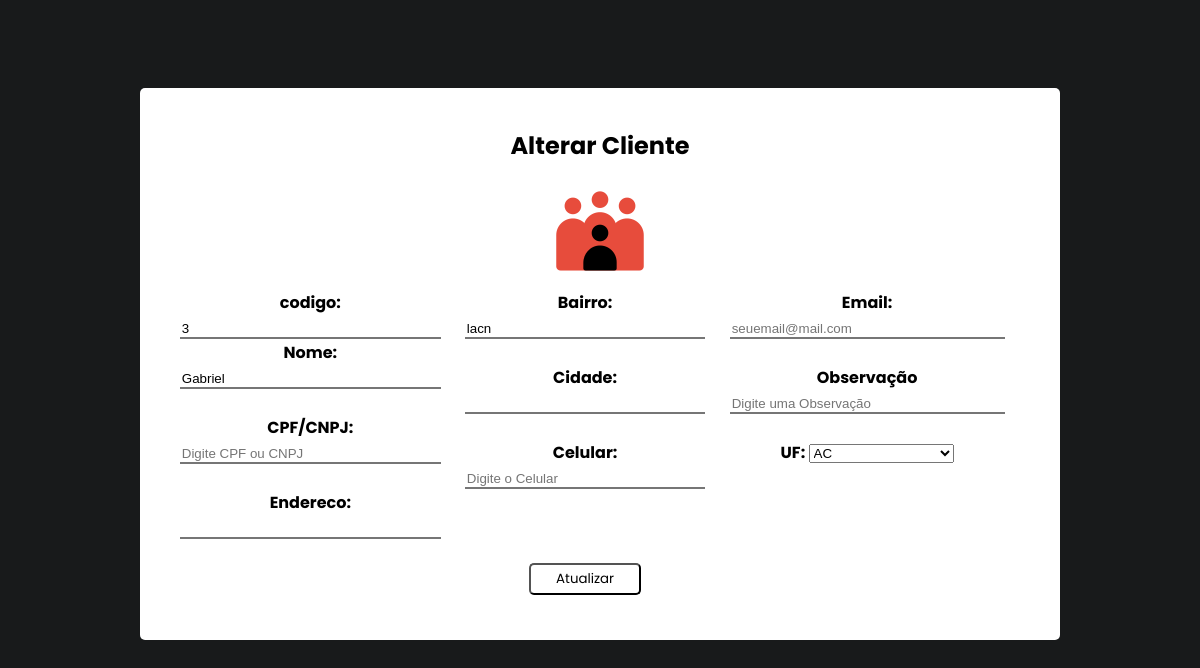
The page /alteracao/alteracao_bd_Cliente.php on the database its author committed.
### tables this page shows
CREATE TABLE IF NOT EXISTS `cliente` (
  `cli_cod` int(11) NOT NULL AUTO_INCREMENT,
  `cli_nome` varchar(30) NOT NULL,
  `cli_cpf_cnpj` varchar(30) NOT NULL,
  `cli_endereco` varchar(30) NOT NULL,
  `cli_bairro` varchar(30) NOT NULL,
  `cli_cidade` varchar(30) NOT NULL,
  `cli_uf` varchar(2) NOT NULL,
  `cli_celular` varchar(30) NOT NULL,
  `cli_email` varchar(30) NOT NULL,
  `cli_obs` varchar(100) NOT NULL,
  PRIMARY KEY (`cli_cod`)
);

### alteracao/alteracao_bd_Cliente.php (the view, shortened to what this page needs)
<!DOCTYPE html>
<html lang="pt-BR">
<head>
  <link rel="stylesheet" href="style.css" />
</head>
<body>
  <section>
    <form action="../php_action/updateCliente.php" method="POST">
      <div class="container">
        <div class="card">
          <h2>Alterar Cliente</h2>
          <center>
            <img src="../assets/img/clientes.png" width="100px" />
          </center>
          <div class="card-content">
            <div class="linha">
              <?php
              require_once '../php_action/db_connect.php';
              $id = $_GET['id'];
              $sql = ("SELECT * FROM cliente WHERE cli_cod LIKE \"%$id%\" group by 1");
              $resultado = mysqli_query($connect, $sql);
              while ($dados = mysqli_fetch_array($resultado)) {
                $nome = $dados['cli_nome'];
                $codigo = $dados['cli_cod'];
                $cpfcnpj = $dados['cli_cpf_cnpj'];
                $endereco = $dados['cli_endereco'];
                $bairro = $dados['cli_bairro'];
                $cidade = $dados['cli_cidade'];
                $uf = $dados['cli_uf'];
                $telefone = $dados['cli_celular'];
                $email = $dados['cli_email'];
                $obs = $dados['cli_obs'];
              }
              ?>
              <div class="card-content-area">
                <label for="nome">codigo:</label>
                <input type="text" placeholder="" name="codigo" value="<?php echo $codigo ?>" onkeypress="return somenteNumeros()" />
              </div>
              <div class="card-content-area">
                <label for="nome">Nome:</label>
                <input type="text" placeholder="Digite o Nome" onkeypress="return somenteLetras()" name="nome" value="<?php echo $nome ?>" />
              </div>
              <br />
              <div class="card-content-area">
                <label for="cpf">CPF/CNPJ:</label>
                <input type="text" placeholder="Digite CPF ou CNPJ" name="cpfcnpj" class="cpf-mascara" value="<?php echo $cpfcnpj ?> " />
              </div>
              <br />
              <div class="card-content-area">
                <label for="endereco">Endereco:</label>
                <input type="text" placeholder="Digite o Endereco" name="endereco" value="<?php echo $endereco ?> " />
              </div>
              <br /><br />
            </div>
            <div class="linha2">
              <div class="card-content-area">
                <label for="bairro">Bairro:</label>
                <input type="text" placeholder="Digite o Bairro" name="bairro" value="<?php echo $bairro ?>" />
              </div>
              <br />
              <div class="card-content-area">
                <label for="cidade">Cidade:</label>
                <input type="text" placeholder="Digite a Cidade" name="cidade" value="<?php echo $cidade ?> " />
              </div>
              <br />
              <div class="card-content-area">
                <label for="celular">Celular:</label>
                <input type="text" placeholder="Digite o Celular" name="celular" class="celular-mascara" value="<?php echo $telefone ?>" />
              </div>
              <br>
              <button type="submit">Atualizar</button><br><br></br>
              <br /><br />
            </div>
            <div class="linha3">
              <div class="card-content-area">
                <label for="email">Email:</label>
                <input type="email" placeholder="seuemail@mail.com" name="email" value="<?php echo $email ?>" />
              </div>
              <br />
              <div class="card-content-area">
                <label for="obs">Observação</label>
                <input type="text" placeholder="Digite uma Observação" name="observacao" value="<?php echo $obs ?>" />
              </div>
              <br>
              <div class="card-content-area">
                <label for="nome">UF:</label>
                <select id="estado" name="uf">
                  <option value="<?php echo $uf ?> "><?php echo $uf ?></option>
                </select>
              </div>
              <br />
            </div>
          </div>
        </div>
      </div>
    </form>
  </section>
</body>
</html>

### alteracao/alteracao_bd_Cliente.php (style rules this page uses)
body { background-color: #181a1b; }
.container { display: flex; justify-content: center; align-items: center; }
.card { width: 55rem; height: 32rem; margin-top: 10vh; background-color: #ffffff; text-align: center; border-radius: 5px; padding: 20px; font-family: 'Poppins', sans-serif; font-weight: bold; }
.linha, .linha2, .linha3 { margin-left: 15px; float: left; }
input { width: 95%; border-top: none; border-left: none; border-right: none; box-shadow: 0 0 0 0; outline: 0 }
button { margin-top: 3rem; font-family: 'Poppins', sans-serif; border-radius: 5px; width: 7rem; height: 2rem; background-color: white; transition: background 0.3s; }

### rows shown on the page
cliente: codigo "3", nome "Gabriel", bairro "lacn", uf "AC"
